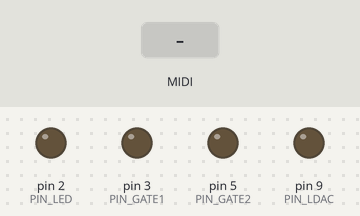
Bench run of a sketch on a simulated Arduino Uno, built with avr-gcc and run on an emulated ATmega328P. Parts: output pins drawn as LEDs (lit = HIGH). The test bench sets the inputs (shaded band). MIDI output is not drawn; pins used as bus, display or sensor lines are not drawn.

Above: at 1.2 s.
1.3 s: MIDI note 60 received
At 1.45 s:
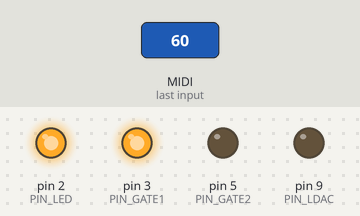
Timing chart, 0 to 4.3 s (numbered marks = the images above; inputs shaded):
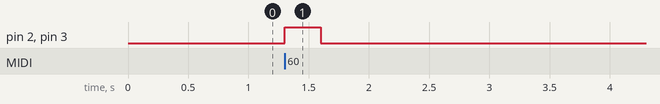

Measured:
- after the input at 1.3 s, pin 2 (PIN_LED), pin 3 (PIN_GATE1): LOW → HIGH at once, → LOW 0.30 s later

The sketch:

0.ino
```cpp
#include <SPI.h>
#include <math.h>
#include <MIDI.h>
#include <EEPROM.h>

MIDI_CREATE_DEFAULT_INSTANCE();

/*Static parameters*/
const int PIN_CS = 10;
const int PIN_LDAC = 9;
const int GAIN_1 = 0x1;
const int GAIN_2 = 0x0;

const int PIN_LED = 2;
const int PIN_GATE1 = 3;
const int PIN_GATE2 = 5;
const int PIN_MODESWITCH = 7;

const float   CV_SEMINOTE = 1000/12;  //1000mv per octave, 12 seminones, equidistant
const int     CV_OFFSET   = 0;        //digital offset
const int     CV_VELOCITY = 4096/128;

/*learning comes later*/
const int MIDI_CHANNEL      = 1;
const int MIDI_BASENOTE = 60; //middle C

/*global variables*/
int NOTE_LAST = 0;


void setOutput(byte channel, byte gain, byte shutdown, unsigned int val)
{
  byte lowByte = val & 0xff;
  byte highByte = ((val >> 8) & 0xff) | channel << 7 | gain << 5 | shutdown << 4;

  PORTB &= 0xfb;
  SPI.transfer(highByte);
  SPI.transfer(lowByte);
  PORTB |= 0x04;
}

int note2Cv(byte note, byte offset){
  return note*CV_SEMINOTE+CV_OFFSET ;
}

int velo2Cv(byte velocity){
  return velocity*CV_VELOCITY ;
}

void cvNoteOn(byte channel, byte pitch, byte velocity){
  if(channel == MIDI_CHANNEL){
    if (pitch >= MIDI_BASENOTE){
      int NOTE_RELATIVE  =  pitch - MIDI_BASENOTE ;
      setOutput(0,GAIN_2,1,note2Cv(NOTE_RELATIVE,CV_OFFSET));
      setOutput(1,GAIN_2,1,velo2Cv(velocity));
      digitalWrite(PIN_GATE1,HIGH);
      digitalWrite(PIN_LED,HIGH);
      NOTE_LAST = pitch ;
    }
  }
  else{
  ;;
  }
}

void cvNoteOff(byte channel, byte pitch, byte velocity){
 if(channel == MIDI_CHANNEL && pitch == NOTE_LAST){
  digitalWrite(PIN_GATE1,LOW);
  digitalWrite(PIN_LED,LOW);
 }
}

void setup() {
  pinMode(PIN_CS, OUTPUT);
  pinMode(PIN_LDAC,OUTPUT);
  pinMode(PIN_LED, OUTPUT);
  pinMode(PIN_GATE1, OUTPUT);
  pinMode(PIN_GATE2, OUTPUT);
  /*Enabling Switch with pullup*/
  pinMode(PIN_MODESWITCH,INPUT);
  digitalWrite(PIN_MODESWITCH,HIGH);

  SPI.begin();
  SPI.setClockDivider(SPI_CLOCK_DIV2);

  MIDI.begin(MIDI_CHANNEL);
  MIDI.setHandleNoteOn(cvNoteOn);
  MIDI.setHandleNoteOff(cvNoteOff);
}

void loop() {

  MIDI.read();

}
```
